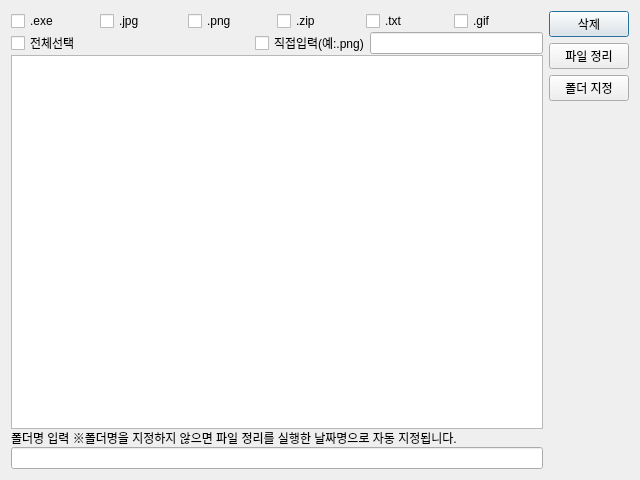
<?xml version="1.0" encoding="UTF-8"?>
<ui version="4.0">
 <class>DesktopCleaner_2</class>
 <widget class="QDialog" name="DesktopCleaner_2">
  <property name="geometry">
   <rect>
    <x>0</x>
    <y>0</y>
    <width>640</width>
    <height>480</height>
   </rect>
  </property>
  <property name="windowTitle">
   <string>DesktopCleaner</string>
  </property>
  <property name="windowIcon">
   <iconset>
    <normaloff>image/icon.png</normaloff>image/icon.png</iconset>
  </property>
  <property name="sizeGripEnabled">
   <bool>false</bool>
  </property>
  <layout class="QHBoxLayout" name="horizontalLayout">
   <item>
    <layout class="QHBoxLayout" name="horizontalLayout_2">
     <item>
      <layout class="QVBoxLayout" name="verticalLayout_2">
       <property name="spacing">
        <number>0</number>
       </property>
       <item>
        <layout class="QVBoxLayout" name="verticalLayout_3">
         <property name="spacing">
          <number>0</number>
         </property>
         <item>
          <layout class="QHBoxLayout" name="horizontalLayout_4">
           <item>
            <widget class="QCheckBox" name="checkBox_exe_1">
             <property name="text">
              <string>.exe</string>
             </property>
            </widget>
           </item>
           <item>
            <widget class="QCheckBox" name="checkBox_jpg_1">
             <property name="text">
              <string>.jpg</string>
             </property>
            </widget>
           </item>
           <item>
            <widget class="QCheckBox" name="checkBox_png_1">
             <property name="text">
              <string>.png</string>
             </property>
            </widget>
           </item>
           <item>
            <widget class="QCheckBox" name="checkBox_zip_1">
             <property name="text">
              <string>.zip</string>
             </property>
            </widget>
           </item>
           <item>
            <widget class="QCheckBox" name="checkBox_txt_1">
             <property name="text">
              <string>.txt</string>
             </property>
            </widget>
           </item>
           <item>
            <widget class="QCheckBox" name="checkBox_gif_1">
             <property name="text">
              <string>.gif</string>
             </property>
            </widget>
           </item>
          </layout>
         </item>
         <item>
          <layout class="QHBoxLayout" name="horizontalLayout_9">
           <item>
            <widget class="QCheckBox" name="all_checkBox">
             <property name="text">
              <string>전체선택</string>
             </property>
            </widget>
           </item>
           <item>
            <spacer name="horizontalSpacer">
             <property name="orientation">
              <enum>Qt::Horizontal</enum>
             </property>
             <property name="sizeHint" stdset="0">
              <size>
               <width>40</width>
               <height>20</height>
              </size>
             </property>
            </spacer>
           </item>
           <item>
            <widget class="QCheckBox" name="insert_checkBox">
             <property name="text">
              <string>직접입력(예:.png)</string>
             </property>
            </widget>
           </item>
           <item>
            <widget class="QLineEdit" name="insert_ext">
             <property name="maximumSize">
              <size>
               <width>200</width>
               <height>16777215</height>
              </size>
             </property>
            </widget>
           </item>
          </layout>
         </item>
        </layout>
       </item>
       <item>
        <widget class="QListWidget" name="file_list_widget">
         <property name="maximumSize">
          <size>
           <width>10000</width>
           <height>440</height>
          </size>
         </property>
        </widget>
       </item>
       <item>
        <widget class="QLabel" name="label_2">
         <property name="text">
          <string>폴더명 입력 ※폴더명을 지정하지 않으면 파일 정리를 실행한 날짜명으로 자동 지정됩니다.</string>
         </property>
         <property name="margin">
          <number>1</number>
         </property>
        </widget>
       </item>
       <item>
        <widget class="QLineEdit" name="input_folder"/>
       </item>
      </layout>
     </item>
     <item>
      <layout class="QVBoxLayout" name="verticalLayout">
       <item>
        <widget class="QPushButton" name="delete_button_1">
         <property name="text">
          <string>삭제</string>
         </property>
        </widget>
       </item>
       <item>
        <widget class="QPushButton" name="trim_button_1">
         <property name="text">
          <string>파일 정리</string>
         </property>
        </widget>
       </item>
       <item>
        <widget class="QPushButton" name="folder_sel_button_1">
         <property name="text">
          <string>폴더 지정</string>
         </property>
        </widget>
       </item>
       <item>
        <spacer name="verticalSpacer">
         <property name="orientation">
          <enum>Qt::Vertical</enum>
         </property>
         <property name="sizeHint" stdset="0">
          <size>
           <width>20</width>
           <height>40</height>
          </size>
         </property>
        </spacer>
       </item>
       <item>
        <widget class="QLabel" name="temp_folder_root_l">
         <property name="maximumSize">
          <size>
           <width>0</width>
           <height>0</height>
          </size>
         </property>
         <property name="font">
          <font>
           <pointsize>1</pointsize>
          </font>
         </property>
         <property name="text">
          <string>TextLabel</string>
         </property>
        </widget>
       </item>
      </layout>
     </item>
    </layout>
   </item>
  </layout>
 </widget>
 <resources/>
 <connections/>
</ui>
